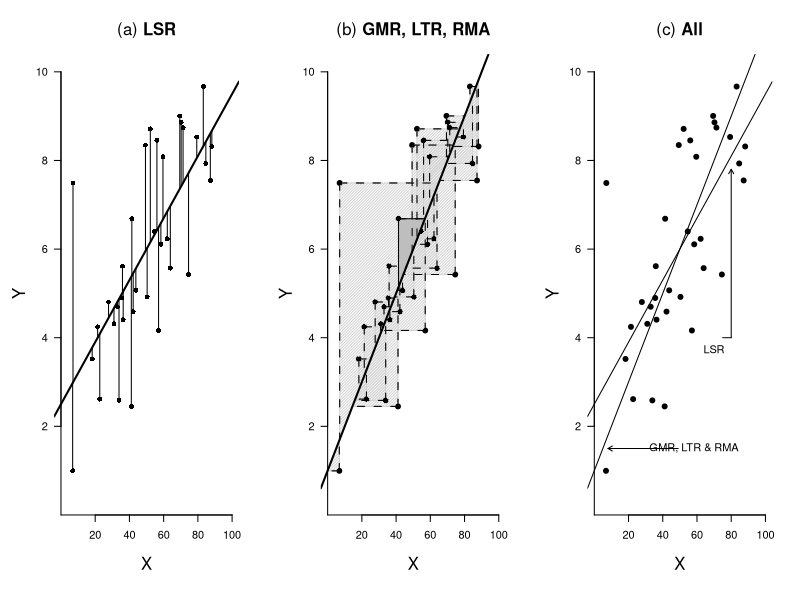

Write R code to recreate this figure.
#############################################
# Figure 3.1
#############################################
library(MASS)



# Single linear regression (SLR)

par(mfrow=c(1,3))
set.seed(2)
for (i in 1:1000) {
  data<-mvrnorm(35,c(5,6), Sigma=matrix(c(5,5*.7,5*.7,5),2,2), tol=1, empirical=T)
  if (all(data>0) && all(data<10)) break
}
colnames(data)<-c("x","y")
data<-data.frame(data)
data$x<-data$x*10

minx<-0 
maxx<-max(pretty(data$x)) 
miny<-0 
maxy<-max(pretty(data$y))

# Plot
plot(data, axes=F, xlab="", ylab="", main="", pch=16,xlim=c(minx,maxx), ylim=c(miny,maxy), col="black")
abline(lm(y~x,data), lwd=2)
l<- lm(y~x,data)
b<-l$coef[2]
a<-l$coef[1]
axis(1, pos=0, tick=T, tcl=-.5,lab=T,at=pretty(data$x)[-1])
lines(c(0,max(pretty(data$x))), c(0,0))
mtext("X", 1, line=2)
axis(2,pos=0,las=1,tcl=-.5,tick=T, lab=T, at=pretty(data$y)[-1])
lines(c(0,0),c(0,max(pretty(data$y))))
mtext("Y",2, line=2)
title_text <- expression("(a) " * bold("LSR"))
mtext(title_text, side = 3, line = 1)
l<-lm(y~x,data)
b<-l$coef[2]
a<-l$coef[1]
segments(data$x,fitted(lm(y~x,data)),data$x, data$y, col="black", lwd=1)
points(y~x,data, pch=16)
data1<-data




# GMR, LTR, RMA

# Example data
set.seed(2)
for (i in 1:1000) {
  data<-mvrnorm(35,mu=c(5,6), Sigma=matrix(c(5, 5*0.7, 5*0.7, 5), 2, 2), tol=1, empirical=T)
  if (all(data>0) && all(data<10)) break
}
colnames(data)<-c("x","y")
data<-data.frame(data)
data$x<-data$x*10
x <- data$x
y <-  data$y
minx<-0
maxx<-max(pretty(x)) 
miny<-0 
maxy<-max(pretty(y))
# Mean values
x_mean <- mean(x)
y_mean <- mean(y)

# Sum of squares
Sxx <- sum((x - x_mean)^2)
Syy <- sum((y - y_mean)^2)
Sxy <- sum((x - x_mean) * (y - y_mean))
# Correlation coefficient
r <- cor(x, y)

# GMR coefficients
beta_G <- sign(r) * sqrt(Syy / Sxx)
alpha_G <- y_mean - beta_G * x_mean
alpha_X <- (x_mean - (sign(r) * sqrt(Sxx / Syy)) * y_mean)
beta_X <- (sign(r) * sqrt(Sxx / Syy))

SLR <- lm(y~x)
alpha_LS <- coef(SLR)[1]
beta_LS <- coef(SLR)[2]

# Fitted values
y_range <- seq(min(y), max(y), length.out=35)
y_hat <- alpha_G + beta_G * x
x_hat <- alpha_X + beta_X * y

# Plot
plot(data,axes=F, main="", xlab="", ylab="", pch=19,xlim=c(minx,maxx), ylim=c(miny,maxy))
axis(1, pos=0,tick=T, tcl=-.5,lab=T,at=pretty(data$x)[-1])
lines(c(0,max(pretty(data$x))), c(0,0))
mtext("X", 1, line=2)
axis(2,pos=0,las=1,tcl=-.5,tick=T, lab=T, at=pretty(data$y)[-1])
lines(c(0,0),c(0,max(pretty(data$y))))
mtext("Y",2, line=2)
title_text <- expression("(b) " * bold("GMR, LTR, RMA"))
mtext(title_text, side = 3, line = 1)

# vertical lines for deviations
for(i in 1:length(x)) {
  segments(x[i], y[i], x[i], y_hat[i], lty="79")
}

# horizontal lines for deviations
for(i in 1:length(x)) {
  segments(x[i], y[i], x_hat[i], y[i], lty="79")
}

i<-41
for(i in 1:length(data$y)){
  polygon(c(x[i],x[i],x_hat[i],x[i]), c(y[i],y_hat[i],y[i],y[i]),col="lightgray", density=50)
}
i<-35
polygon(c(x[i],x[i],x_hat[i],x[i]), c(y[i],y_hat[i],y[i],y[i]),col="gray")
segments(x,y,x,y_hat, col="black", lwd=1,lty="79")
segments(x,y,x_hat,y, col="black", lwd=1, lty="79")
points(x,y, pch=16)
abline(a = alpha_G, b = beta_G, lwd=2)




# All together

plot(data, axes=F, main="", xlab="", ylab="", pch=19,xlim=c(minx,maxx), ylim=c(miny,maxy))
axis(1, pos=0,tick=T, tcl=-.5,lab=T,at=pretty(data$x)[-1])
lines(c(0,max(pretty(data$x))), c(0,0))
mtext("X", 1, line=2)
axis(2,pos=0,las=1,tcl=-.5,tick=T, lab=T, at=pretty(data$y)[-1])
lines(c(0,0),c(0,max(pretty(data$y))))
mtext("Y",2, line=2)
title_text <- expression("(c) " * bold("All"))
mtext(title_text, side = 3, line = 1)

abline(a = alpha_G, b = beta_G, lwd=1)
abline(lm(y~x,data), lwd=1, col="black", lty=1)

text(70,3.5,"LSR", pos=3, col="black",cex=1)
arrows(80,4,80,7.8,length=.05)
lines(c(75,80),c(4,4))

text(88,1.5,"GMR, LTR & RMA",pos=2,col="black",cex=1)
arrows(49,1.5,8,1.5,length=.05)
